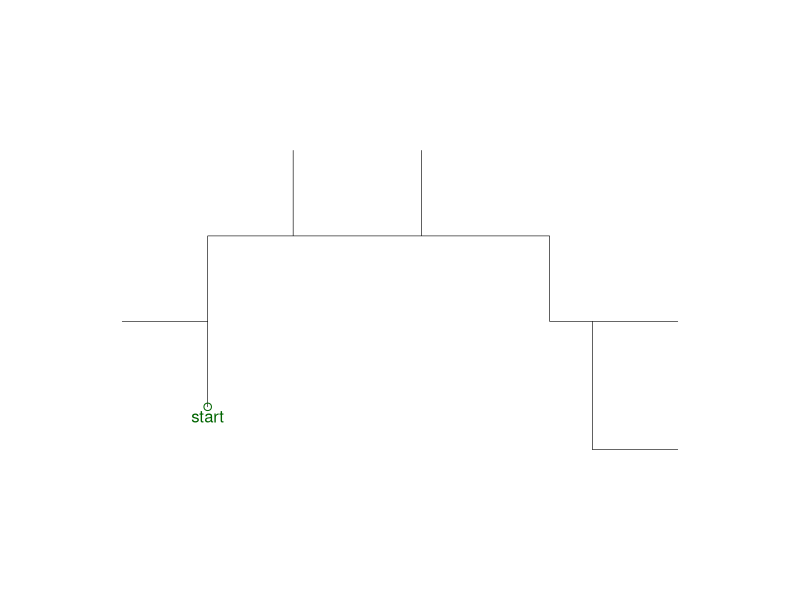
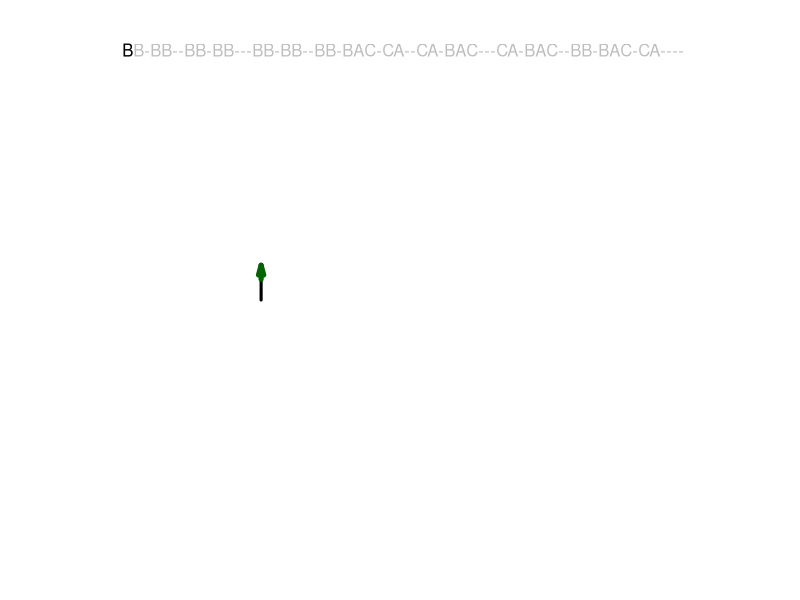
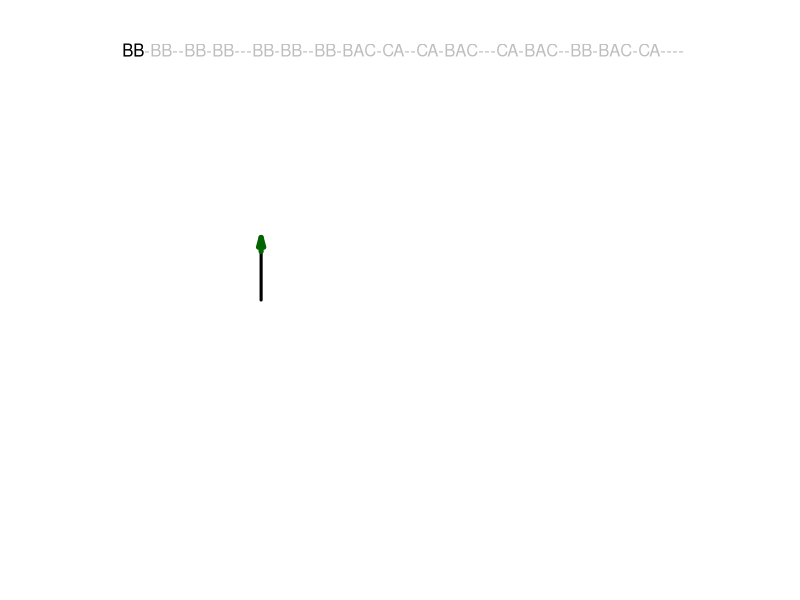
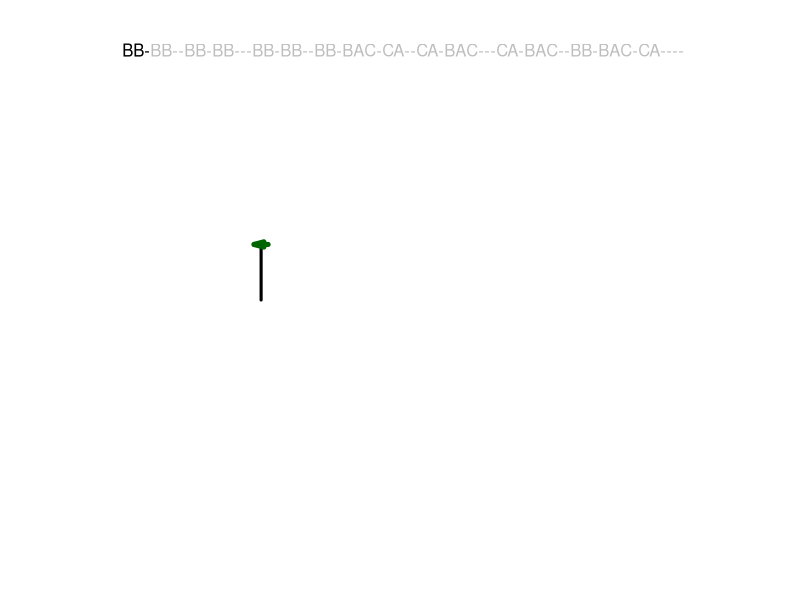
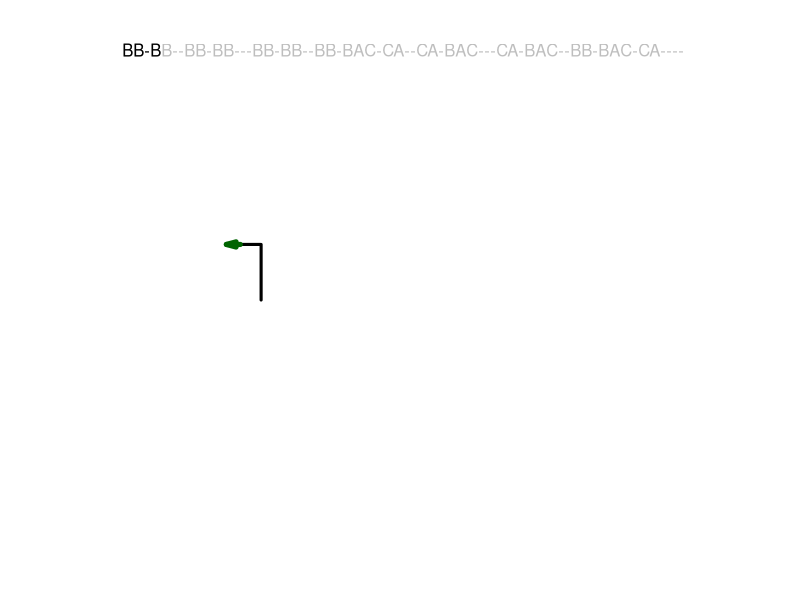
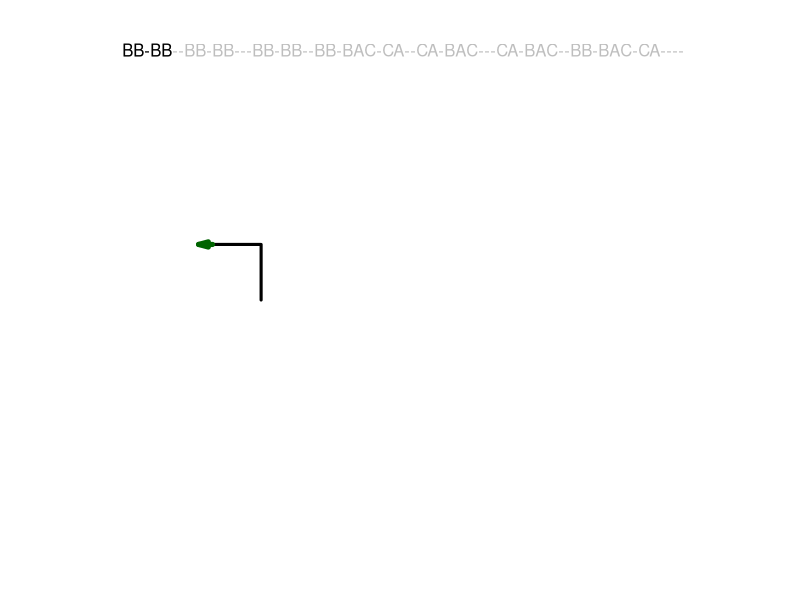
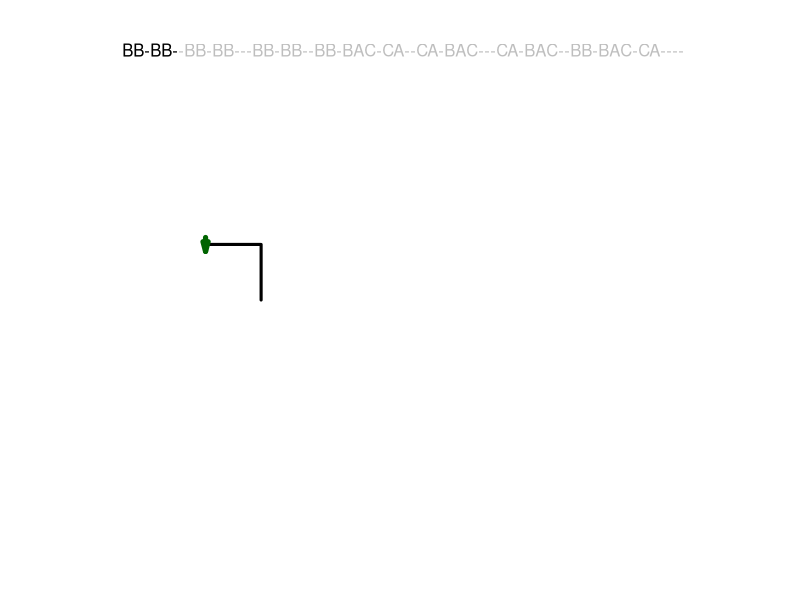
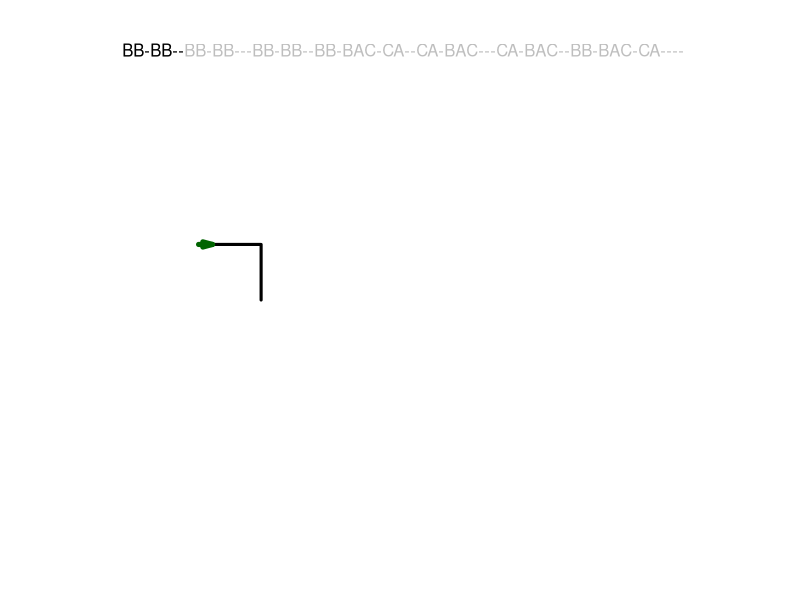

Write the R code that produced these figures, in order. (Note: this script raises an error after producing the figures.)
## ---- chunk 1
getstr = function(start="A",
                  rules=list("A"="A[+A][-A]b","b"="[+C][-C]","C"="CC"),
                  n=10){
    st = start
    for(jj in 1:n){
        ss = strsplit(st,"")[[1]]
        s2 = ss
        for(i in names(rules)){
            s2[ss==i] = rules[[i]]
        }
        st = paste0(s2,collapse="")
    }
    return(st)
}

getxyc = function(string="AA+AA+AA+A+A",angle=pi/2,angle_initial=pi/2){
    switch = 1
    d = angle_initial
    x = 0
    y = 0
    dsave = numeric()
    xsave = numeric()
    ysave = numeric()
    chs = strsplit(string,"")[[1]]
    xl = numeric(sum(chs %in% LETTERS)+sum(chs=="]")+1)
    yl = numeric(sum(chs %in% LETTERS)+sum(chs=="]")+1)
    draw = numeric(sum(chs %in% LETTERS)+sum(chs=="]")+1)
    j = 0
    for(i in 1:nchar(string)){
        ch = chs[i]
        cn = as.integer(charToRaw(ch))
        if(cn>=as.integer(charToRaw("A")) && cn<=as.integer(charToRaw("L"))){
            j = j+1
            draw[j+1] = 1
            x = x+cos(d)
            y = y+sin(d)
            xl[j+1] = x
            yl[j+1] = y
        }
        if(cn>=as.integer(charToRaw("M")) && cn<=as.integer(charToRaw("Z"))){
            j = j+1
            draw[j+1] = 0
            x = x+cos(d)
            y = y+sin(d)
            xl[j+1] = x
            yl[j+1] = y
        }
        if(cn==as.integer(charToRaw("["))){
            dsave = c(dsave,d)
            xsave = c(xsave,x)
            ysave = c(ysave,y)
        }
        if(cn==as.integer(charToRaw("]"))){
            j = j+1
            draw[j+1] = 0
            x = xsave[length(xsave)]
            y = ysave[length(ysave)]
            d = dsave[length(dsave)]
            if(length(xsave)>1){
                xsave = xsave[1:(length(xsave)-1)]
                ysave = ysave[1:(length(ysave)-1)]
                dsave = dsave[1:(length(dsave)-1)]
            } else {
                xsave = numeric()
                ysave = numeric()
                dsave = numeric()
            }
            xl[j+1] = x
            yl[j+1] = y
        }
        if(cn==as.integer(charToRaw("-"))){
            d = d+angle*switch
        }
        if(cn==as.integer(charToRaw("+"))){
            d = d-angle*switch
        }
        if(cn==as.integer(charToRaw("."))){
            switch = switch*(-1)
        }
    }
    
    xwid = max(xl)-min(xl)
    ywid = max(yl)-min(yl)
    xmid = (max(xl)+min(xl))/2
    ymid = (max(yl)+min(yl))/2
    wid = max(c(xwid,ywid))
    x2 = (xl-xmid)/wid*2
    y2 = (yl-ymid)/wid*2
    return(list(x2,y2,draw))
}

makeplot = function(xyd,lwd=1,col="blue"){
    x = xyd[[1]]
    y = xyd[[2]]
    d = xyd[[3]]
    plot(0,0,"n",xlim=c(-1,1),ylim=c(-1,1),axes=F,ann=F)
    starts = numeric()
    if(d[1]){
        starts = c(1)
    }
    starts = c(starts,which(diff(d)==1))
    ends = which(diff(d)==-1)
    if(d[length(d)]==1){
        ends = c(ends,length(d))
    }
    for(i in 1:length(starts)){
        lines(x[starts[i]:ends[i]],y[starts[i]:ends[i]],lwd=lwd,col=col)
    }
}

catinfo = function(angle,start,rules,N){
    cat(paste0("Angle = ",angle,"°\n"))
    cat(paste0("Start = ",start))
    cat("\n")
    cat("Rules:")
    cat("\n")
    cat(paste0("  ",names(rules)," > ",rules,collapse="\n"))
    cat(paste0("\nNumber of recursions = ",N))
}
## ---- chunk 2
par(mar=c(0,0,0,0),oma=c(0,0,0,0),pty="s")
angle = 90
N = 4
start_angle = 90
start = "A"
rules = list("A"="BAC-",
             "B"="BB-",
             "C"="CA-")
s = getstr(start,rules,N)
xyc = getxyc(s,angle/180*pi,angle_initial=start_angle/180*pi)
# print(xyc[[3]])
makeplot(xyc,lwd=0.6,col="black")
points(xyc[[1]][1],xyc[[2]][1],col="darkgreen")
text(xyc[[1]][1],xyc[[2]][1],"start",col="darkgreen",adj=c(0.5,1.2))
## ---- chunk 3
xyd = function(string="AA+AA+AA+A+A",angle=pi/2,angle_initial=pi/2){
    switch = 1
    d = angle_initial
    x = 0
    y = 0
    xl = c(x)
    yl = c(y)
    dsave = numeric()
    xsave = numeric()
    ysave = numeric()
    chs = strsplit(string,"")[[1]]
    xl = numeric(sum(chs %in% LETTERS)+sum(chs=="]")+1)
    yl = numeric(sum(chs %in% LETTERS)+sum(chs=="]")+1)
    draw = numeric(sum(chs %in% LETTERS)+sum(chs=="]")+1)
    draw[1]=1
    j = 1
    for(i in 1:nchar(string)){
        ch = chs[i]
        cn = as.integer(charToRaw(ch))
        if(cn>=as.integer(charToRaw("A")) && cn<=as.integer(charToRaw("L"))){
            j = j+1
            draw[j] = 1
            x = x+cos(d)
            y = y+sin(d)
            xl[j] = x
            yl[j] = y
        }
        if(cn>=as.integer(charToRaw("M")) && cn<=as.integer(charToRaw("Z"))){
            j = j+1
            draw[j] = 0
            x = x+cos(d)
            y = y+sin(d)
            xl[j] = x
            yl[j] = y
        }
        if(cn==as.integer(charToRaw("["))){
            dsave = c(dsave,d)
            xsave = c(xsave,x)
            ysave = c(ysave,y)
        }
        if(cn==as.integer(charToRaw("]"))){
            j = j+1
            draw[j] = 0
            x = xsave[length(xsave)]
            y = ysave[length(ysave)]
            d = dsave[length(dsave)]
            if(length(xsave)>1){
                xsave = xsave[1:(length(xsave)-1)]
                ysave = ysave[1:(length(ysave)-1)]
                dsave = dsave[1:(length(dsave)-1)]
            } else {
                xsave = numeric()
                ysave = numeric()
                dsave = numeric()
            }
            xl[j] = x
            yl[j] = y
        }
        if(cn==as.integer(charToRaw("-"))){
            d = d+angle*switch
        }
        if(cn==as.integer(charToRaw("+"))){
            d = d-angle*switch
        }
        if(cn==as.integer(charToRaw("."))){
            switch = switch*(-1)
        }
    }
    return(list(xl,yl,draw,x,y,d,xsave,ysave,dsave))
}
plotit = function(xyd,lwd=1,col="blue"){
    x = xyd[[1]]
    y = xyd[[2]]
    d = xyd[[3]]
    plot(0,0,"n",xlim=c(-5,15),ylim=c(-10,10),axes=F,ann=F)
    starts = numeric()
    if(d[1]){
        starts = c(1)
    }
    starts = c(starts,which(diff(d)==1))
    ends = which(diff(d)==-1)
    if(d[length(d)]==1){
        ends = c(ends,length(d))
    }
    for(i in 1:length(starts)){
        lines(x[starts[i]:ends[i]],y[starts[i]:ends[i]],lwd=lwd,col=col)
    }
}
s = "BB-BB--BB-BB---BB-BB--BB-BAC-CA--CA-BAC---CA-BAC--BB-BAC-CA----"
x = 0
y = 0
d = pi/2
for(i in 1:nchar(s)){
    par(mar=c(0,0,0,0),oma=c(0,0,0,0),pty="s")
    ss = substr(s,1,i)
    xyd1 = xyd(ss,pi/2,angle_initial=pi/2)
    plotit(xyd1,lwd=3,col=rgb(0,0,0))
    text(-5,9,s,adj=c(0,0.5),col="grey",cex=1)
    text(-5,9,ss,adj=c(0,0.5),cex=1)
    x = xyd1[[4]]
    y = xyd1[[5]]
    d = xyd1[[6]]
    xsave = round(xyd1[[7]],1)
    ysave = round(xyd1[[8]],1)
    dsave = xyd1[[9]]
    arrows(x-cos(d)/4,y-sin(d)/4,x+cos(d)/4,y+sin(d)/4,0.1,15,2,col="darkgreen",lwd=5)
    if(length(xsave)>0){
        text(-5,-9,paste0(rev(xsave),collapse="\n"),adj=c(0.5,0),col="red")
        text(0,-9,paste0(rev(ysave),collapse="\n"),adj=c(0.5,0),col="red")
        text(5,-9,paste0(rev(round(dsave/pi*180)),"°",collapse="\n"),adj=c(0.5,0),col="red")
        for(i in 1:length(xsave)){
            xs = xsave[i]
            ys = ysave[i]
            ds = dsave[i]
            arrows(xs-cos(ds)/5,ys-sin(ds)/5,xs+cos(ds)/5,ys+sin(ds)/5,0.1,15,2,col="red",lwd=2)
        }
    }
}
## ---- chunk 4
par(mar=c(0,0,0,0),oma=c(0,0,0,0),pty="s")
angle = 30
N = 7
start_angle = 90
start = "A"
rules = list("A"="A[+A][-A]B",
             "B"="[--B]A")
s = getstr(start,rules,N)
xyc = getxyc(s,angle/180*pi,angle_initial=start_angle/180*pi)
# print(xyc[[3]])
makeplot(xyc,lwd=0.6,col="darkgreen")
## ---- chunk 5
catinfo(angle,start,rules,N)
## ---- chunk 6
par(mar=c(0,0,0,0),oma=c(0,0,0,0),pty="s")
angle = 60
N = 7
start_angle = 0
start = "A"
rules = list("A"="-B+B+B+B+B+B",
             "B"="B[--CCA][-CCA]B",
             "C"="CC")
s = getstr(start,rules,N)
xyc = getxyc(s,angle/180*pi,angle_initial=start_angle/180*pi)
makeplot(xyc,lwd=0.6,col="black")
## ---- chunk 7
catinfo(angle,start,rules,N)
## ---- chunk 8
par(mar=c(0,0,0,0),oma=c(0,0,0,0),pty="s")
start = "A"
rules = list("A"="[----AAB][--AAB][++AAB]AAB",
             "B"="[-C][+C][--C][++C][---C][+++C]",
             "C"="CAB")
angle = 45
start_angle = 0
N = 6
s = getstr(start,rules,N)
xyc = getxyc(s,angle/180*pi,angle_initial=start_angle/180*pi)
makeplot(xyc,lwd=0.6,col="black")
## ---- chunk 9
catinfo(angle,start,rules,N)
## ---- chunk 10
par(mar=c(0,0,0,0),oma=c(0,0,0,0),pty="s")
start = "A"
rules = list("A"="[-AAB][--AAB][+AAB][++AAB]AAB",
             "B"="[-C][+C][--C][++C]CA",
             "C"="CC")
angle = 72
start_angle = 72/4
N = 5
s = getstr(start,rules,N)
xyc = getxyc(s,angle/180*pi,angle_initial=start_angle/180*pi)
makeplot(xyc,lwd=0.6,col="black")
## ---- chunk 11
catinfo(angle,start,rules,N)
## ---- chunk 12
par(mar=c(0,0,0,0),oma=c(0,0,0,0),pty="s")
start = "a"
rules = list("a"="-B+B+B+B+B+B",
             "B"="BB[-CCa]",
             "C"="CC")
angle = 60
start_angle = 0
N = 9
s = getstr(start,rules,N)
xyc = getxyc(s,angle/180*pi,angle_initial=start_angle/180*pi)
makeplot(xyc,lwd=1,col="black")
## ---- chunk 13
catinfo(angle,start,rules,N)
## ---- chunk 14
par(mar=c(0,0,0,0),oma=c(0,0,0,0),pty="s")
start = "A"
rules = list("A"="B+B+B+B+B",
             "B"="[-CCA]BB",
             "C"="CC")
angle = 72
start_angle = 0
N = 9
s = getstr(start,rules,N)
xyc = getxyc(s,angle/180*pi,angle_initial=start_angle/180*pi)
makeplot(xyc,lwd=1,col="black")
## ---- chunk 15
catinfo(angle,start,rules,N)
## ---- chunk 16
par(mar=c(0,0,0,0),oma=c(0,0,0,0),pty="s")
start = "A"
rules = list("A"="+A-B-B[B]",
             "B"="-B+A+A[A]")
angle = 45
start_angle = 0
N = 8
s = getstr(start,rules,N)
xyc = getxyc(s,angle/180*pi,angle_initial=start_angle/180*pi)
makeplot(xyc,lwd=1,col="black")
## ---- chunk 17
catinfo(angle,start,rules,N)
## ---- chunk 18
par(mar=c(0,0,0,0),oma=c(0,0,0,0),pty="s")
start = "A"
rules = list("A"="AA[-A][+A]")
angle = 90
start_angle = 0
N = 8
s = getstr(start,rules,N)
xyc = getxyc(s,angle/180*pi,angle_initial=start_angle/180*pi)
makeplot(xyc,lwd=1,col="black")
## ---- chunk 19
catinfo(angle,start,rules,N)
## ---- chunk 20
par(mar=c(0,0,0,0),oma=c(0,0,0,0),pty="s")
start = "A"
rules = list("A"="AcbcA",
             "b"="[+A][-A][++A][--A][+++A][---A][++++A][----A][+++++A][-----A]",
             "c"="bAb")
angle = 30
start_angle = 0
N = 6
s = getstr(start,rules,N)
xyc = getxyc(s,angle/180*pi,angle_initial=start_angle/180*pi)
makeplot(xyc,lwd=1,col="black")
## ---- chunk 21
catinfo(angle,start,rules,N)
## ---- chunk 22
par(mar=c(0,0,0,0),oma=c(0,0,0,0),pty="s")
start = "AB"
rules = list("A"="B--B",
             "B"="AA+++AA")
angle = 30
start_angle = 0
N = 12
s = getstr(start,rules,N)
xyc = getxyc(s,angle/180*pi,angle_initial=start_angle/180*pi)
makeplot(xyc,lwd=1,col="black")
## ---- chunk 23
catinfo(angle,start,rules,N)
## ---- chunk 24
par(mar=c(0,0,0,0),oma=c(0,0,0,0),pty="s")
start = "x"
rules = list("x"="FFF[+FFF+FFF+FF+FF+F+Fx][-FFF-FFF-FF-FF-F-Fx]Fx",
             "F"="FFx")
angle = 30
start_angle = 90
N = 6
s = getstr(start,rules,N)
xyc = getxyc(s,angle/180*pi,angle_initial=start_angle/180*pi)
makeplot(xyc,lwd=0.3,col="black")
## ---- chunk 25
catinfo(angle,start,rules,N)
## ---- chunk 26
par(mar=c(0,0,0,0),oma=c(0,0,0,0),pty="s")
start = "A"
rules = list("A"="AB",
             "B"="A[++C][--C]",
             "C"="C[+C][-C]A")
angle = 45
start_angle = 90
N = 10
s = getstr(start,rules,N)
xyc = getxyc(s,angle/180*pi,angle_initial=start_angle/180*pi)
makeplot(xyc,lwd=1,col="maroon")
## ---- chunk 27
catinfo(angle,start,rules,N)
## ---- chunk 28
par(mar=c(0,0,0,0),oma=c(0,0,0,0),pty="s")
start = "-x"
rules = list("x"="F+[[x]-x]-F[-Fx]+x",
             "F"="FF")
angle = 25
start_angle = 90
N = 7
s = getstr(start,rules,N)
xyc = getxyc(s,angle/180*pi,angle_initial=start_angle/180*pi)
makeplot(xyc,lwd=1,col=rgb(0.5,0,0.5))
## ---- chunk 29
catinfo(angle,start,rules,N)
## ---- chunk 30
par(mar=c(0,0,0,0),oma=c(0,0,0,0),pty="s")
start = "b"
rules = list("A"="AA",
             "b"="AbA+AbA+AbA")
angle = 90
start_angle = 90
N = 9
s = getstr(start,rules,N)
xyc = getxyc(s,angle/180*pi,angle_initial=start_angle/180*pi)
makeplot(xyc,lwd=1,col=rgb(0,0,0.5))
## ---- chunk 31
catinfo(angle,start,rules,N)
## ---- chunk 32
par(mar=c(0,0,0,0),oma=c(0,0,0,0),pty="s")
start = "A"
rules = list("A"="A+A-A")
angle = 115
start_angle = 90
N = 11
s = getstr(start,rules,N)
xyc = getxyc(s,angle/180*pi,angle_initial=start_angle/180*pi)
makeplot(xyc,lwd=1,col=rgb(0,0,0))
## ---- chunk 33
catinfo(angle,start,rules,N)
## ---- chunk 34
par(mar=c(0,0,0,0),oma=c(0,0,0,0),pty="s")
start = "A"
rules = list("A"="A[+AA][-AA]B",
             "B"="ABA")
angle = 90
start_angle = -90
N = 7
s = getstr(start,rules,N)
xyc = getxyc(s,angle/180*pi,angle_initial=start_angle/180*pi)
makeplot(xyc,lwd=1,col=rgb(0,0,0))
## ---- chunk 35
catinfo(angle,start,rules,N)
## ---- chunk 36
par(mar=c(0,0,0,0),oma=c(0,0,0,0),pty="s")
start = "x"
rules = list("x"="FFF[+FF+FF+FF+F+Fx][-FF-FF-FF-F-Fx]FFFFFFFFFFFFFFx",
             "F"="FF")
angle = 6
start_angle = 90
N = 8
s = getstr(start,rules,N)
xyc = getxyc(s,angle/180*pi,angle_initial=start_angle/180*pi)
makeplot(xyc,lwd=1,col=rgb(0,0,0))
## ---- chunk 37
catinfo(angle,start,rules,N)
## ---- chunk 38
par(mar=c(0,0,0,0),oma=c(0,0,0,0),pty="s")
start = "A+++A+++.A+++A"
rules = list("A"="A[-A]A")
angle = 60
start_angle = 90
N = 8
s = getstr(start,rules,N)
xyc = getxyc(s,angle/180*pi,angle_initial=start_angle/180*pi)
makeplot(xyc,lwd=1,col=rgb(0,0,0))
## ---- chunk 39
catinfo(angle,start,rules,N)
## ---- chunk 40
par(mar=c(0,0,0,0),oma=c(0,0,0,0),pty="s")
start = "[A][+A][++A][-A][--A]"
rules = list("A"="X[-A][+A]AA",
             "X"="XX")
angle = 72
start_angle = 90
N = 7
s = getstr(start,rules,N)
xyc = getxyc(s,angle/180*pi,angle_initial=start_angle/180*pi)
makeplot(xyc,lwd=1,col=rgb(0,0,0))
## ---- chunk 41
catinfo(angle,start,rules,N)
## ---- chunk 42
par(mar=c(0,0,0,0),oma=c(0,0,0,0),pty="s")
start = "A"
rules = list("A"="X[-A][+A]AA",
             "X"="XX")
angle = 60
start_angle = 90
N = 9
s = getstr(start,rules,N)
xyc = getxyc(s,angle/180*pi,angle_initial=start_angle/180*pi)
makeplot(xyc,lwd=1,col=rgb(0,0,0))
## ---- chunk 43
catinfo(angle,start,rules,N)
## ---- chunk 44
par(mar=c(0,0,0,0),oma=c(0,0,0,0),pty="s")
start = "B"
rules = list("A"="[-CB][+CB]",
             "B"="CA[++CA++A][--CA--A]",
             "C"="CAC")
angle = 90
start_angle = 90
N = 9
s = getstr(start,rules,N)
xyc = getxyc(s,angle/180*pi,angle_initial=start_angle/180*pi)
makeplot(xyc,lwd=1,col=rgb(0,0,0))
## ---- chunk 45
catinfo(angle,start,rules,N)
